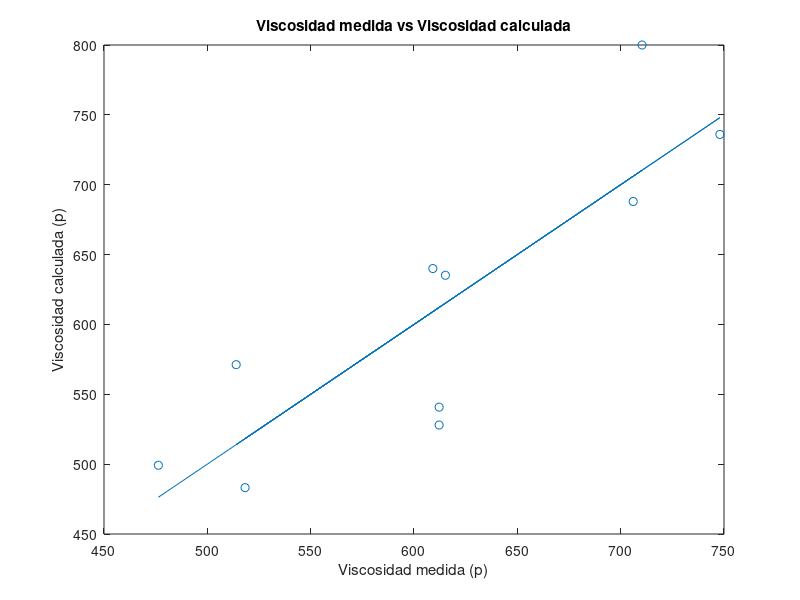
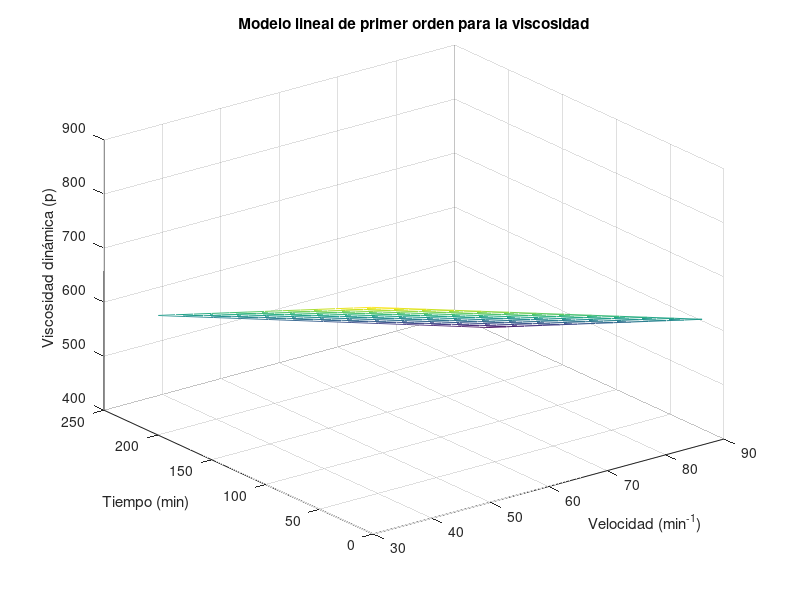

Source code (MATLAB) for these figures, in order:
%Aproximacion polinomial
clc
clear
n=3% Numero de coeficientes 
P=[499.2 640.0 635.2 736.0 688.0 483.2 800.0 571.2 528.0 540.8]% y
V=[80 40 80 40 31.72 88.28 60 60 60 60] %X1
T=[180 180 40 40 110 110 11.02 208.98 110 110]  %X2 ^(-1)
O=13%obsevaciones
%Definicion de 
X=zeros(length(P),n)
for i=1:n
    for j=1:length(P)
     X(j,i)=1
    if i==2
     X(j,i)=V(j)
    end
    if i==3
     X(j,i)=T(j)
    end
    end
end
Xt=X'
    alfa=((Xt*X)^-1)*Xt*P'

M=O;
X1=linspace(min(V),max(V),M);
X2=linspace(min(T),max(T),M);
[x1,x2]=meshgrid(X1,X2);
y=alfa(1)+alfa(2).*x1+alfa(3).*x2;
yc=alfa(1)+alfa(2).*V+alfa(3).*T;
%Grafica comparativa
figure(1)
plot(yc,yc)
hold on
scatter(yc,P)
title('Viscosidad medida vs Viscosidad calculada')
xlabel('Viscosidad medida (p)')
ylabel('Viscosidad calculada (p)')
%Grafica 3D
figure(2)
mesh(x1,x2,y)
title('Modelo lineal de primer orden para la viscosidad')
xlabel('Velocidad (min^-^1)')
ylabel('Tiempo (min)')
zlabel('Viscosidad dinámica (p)')




